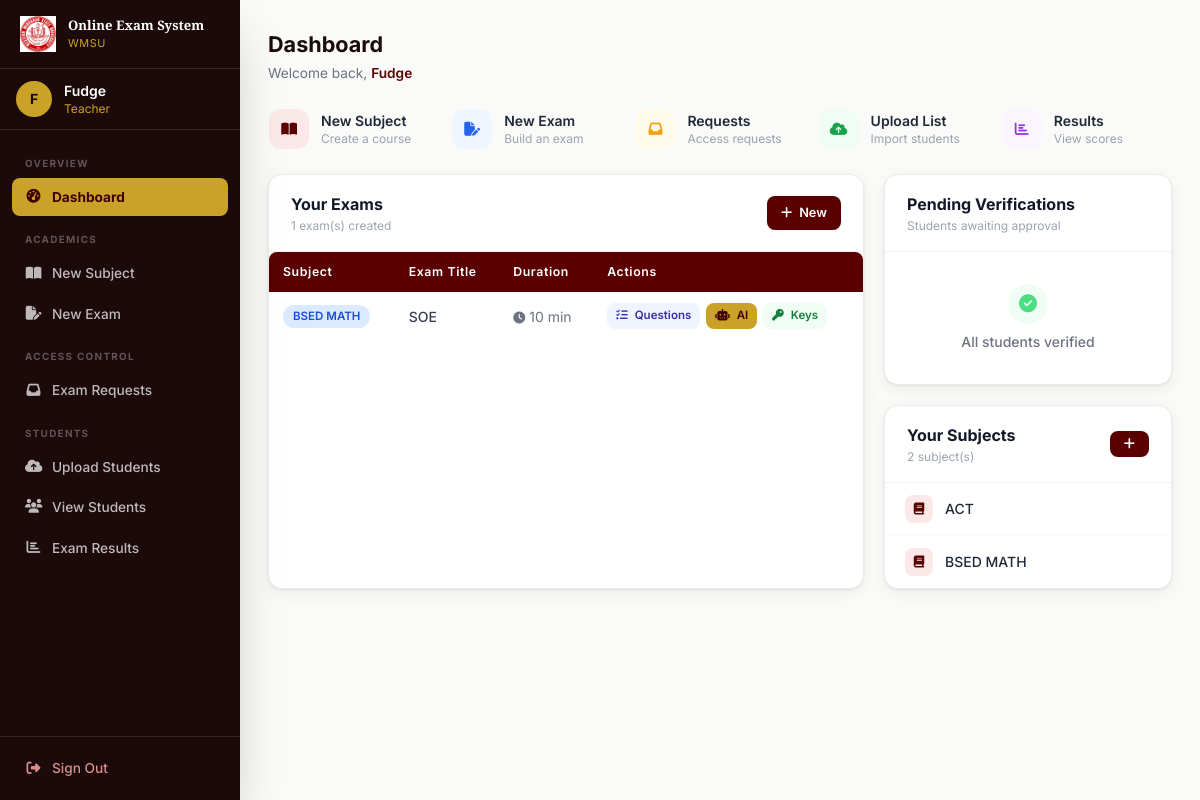
/teacher/dashboard (signed in), run on the app's committed database.
### tables this page shows
CREATE TABLE exams (
        id INTEGER PRIMARY KEY AUTOINCREMENT,
        subject_id INTEGER NOT NULL,
        title TEXT NOT NULL,
        duration INTEGER NOT NULL,
        FOREIGN KEY (subject_id) REFERENCES subjects (id)
    );

CREATE TABLE subjects (
        id INTEGER PRIMARY KEY AUTOINCREMENT,
        subject_name TEXT NOT NULL,
        teacher_id INTEGER NOT NULL,
        FOREIGN KEY (teacher_id) REFERENCES users (id)
    );

### app.py (the view)
@app.route('/teacher/dashboard')
@login_required
@role_required('teacher')
def teacher_dashboard():
    conn = get_db()
    subjects = db_execute(conn, "SELECT * FROM subjects WHERE teacher_id = ?", (session['user_id'],)).fetchall()
    exams = db_execute(conn,
        "SELECT e.*, s.subject_name FROM exams e JOIN subjects s ON e.subject_id = s.id WHERE s.teacher_id = ?",
        (session['user_id'],)).fetchall()
    pending_verifications = db_execute(conn, "SELECT * FROM users WHERE role = 'student' AND is_verified = 0").fetchall()
    pending_requests = db_execute(conn, """
        SELECT r.*, u.name as student_name, u.student_number, e.title as exam_title, s.subject_name
        FROM exam_access_requests r
        JOIN users u ON r.student_id = u.id
        JOIN exams e ON r.exam_id = e.id
        JOIN subjects s ON e.subject_id = s.id
        WHERE s.teacher_id = ? AND r.status = 'pending'
        ORDER BY r.requested_at DESC
    """, (session['user_id'],)).fetchall()
    conn.close()
    return render_template('teacher_dashboard.html',
                           subjects=subjects, exams=exams,
                           pending_verifications=pending_verifications,
                           pending_requests=pending_requests)

### app.py (called while the page is built)
def get_db():
    if USE_POSTGRES:
        conn = psycopg2.connect(DATABASE_URL)
        conn.autocommit = False
        return conn
    else:
        conn = sqlite3.connect('examination.db')
        conn.row_factory = sqlite3.Row
        return conn

def db_cursor(conn):
    if USE_POSTGRES:
        return conn.cursor(cursor_factory=psycopg2.extras.RealDictCursor)
    return conn.cursor()

def db_execute(conn, sql, params=()):
    if USE_POSTGRES:
        sql = sql.replace('?', '%s')
    cur = db_cursor(conn)
    cur.execute(sql, params)
    return cur

def login_required(f):
    @wraps(f)
    def decorated(*args, **kwargs):
        if 'user_id' not in session:
            flash('Please sign in to continue.', 'danger')
            return redirect(url_for('login'))
        return f(*args, **kwargs)
    return decorated

def role_required(role):
    def decorator(f):
        @wraps(f)
        def decorated(*args, **kwargs):
            if session.get('role') != role:
                flash('You do not have permission to access that page.', 'danger')
                return redirect(url_for('dashboard'))
            return f(*args, **kwargs)
        return decorated
    return decorator

### templates/teacher_dashboard.html (shortened to what this page needs)
{% extends "base.html" %}
{% block content %}
<div class="mb-6">
    <h1 class="page-title">Dashboard</h1>
    <p class="page-subtitle">Welcome back, <span class="font-semibold text-maroon-700">{{ session.name }}</span></p>
</div>
<div class="grid grid-cols-2 sm:grid-cols-3 lg:grid-cols-5 gap-3 mb-6">
    <a href="{{ url_for('create_subject') }}" class="stat-card flex items-center gap-3 hover:border-maroon-500 border border-transparent cursor-pointer group transition-all">
        <div class="w-10 h-10 rounded-xl bg-maroon-100 flex items-center justify-center group-hover:bg-maroon-700 transition-colors flex-shrink-0">
            <i class="fas fa-book-open text-maroon-700 group-hover:text-white text-sm transition-colors"></i>
        </div>
        <div class="min-w-0">
            <div class="font-semibold text-sm text-gray-800">New Subject</div>
            <div class="text-xs text-gray-400">Create a course</div>
        </div>
    </a>
    <a href="{{ url_for('create_exam') }}" class="stat-card flex items-center gap-3 hover:border-maroon-500 border border-transparent cursor-pointer group transition-all">
        <div class="w-10 h-10 rounded-xl bg-blue-50 flex items-center justify-center group-hover:bg-blue-600 transition-colors flex-shrink-0">
            <i class="fas fa-file-pen text-blue-600 group-hover:text-white text-sm transition-colors"></i>
        </div>
        <div class="min-w-0">
            <div class="font-semibold text-sm text-gray-800">New Exam</div>
            <div class="text-xs text-gray-400">Build an exam</div>
        </div>
    </a>
    <a href="{{ url_for('exam_requests') }}" class="stat-card flex items-center gap-3 hover:border-maroon-500 border border-transparent cursor-pointer group transition-all relative">
        <div class="w-10 h-10 rounded-xl bg-amber-50 flex items-center justify-center group-hover:bg-amber-500 transition-colors flex-shrink-0">
            <i class="fas fa-inbox text-amber-500 group-hover:text-white text-sm transition-colors"></i>
        </div>
        <div class="min-w-0">
            <div class="font-semibold text-sm text-gray-800">Requests</div>
            <div class="text-xs text-gray-400">Access requests</div>
        </div>
    </a>
    <a href="{{ url_for('upload_students') }}" class="stat-card flex items-center gap-3 hover:border-maroon-500 border border-transparent cursor-pointer group transition-all">
        <div class="w-10 h-10 rounded-xl bg-green-50 flex items-center justify-center group-hover:bg-green-600 transition-colors flex-shrink-0">
            <i class="fas fa-cloud-arrow-up text-green-600 group-hover:text-white text-sm transition-colors"></i>
        </div>
        <div class="min-w-0">
            <div class="font-semibold text-sm text-gray-800">Upload List</div>
            <div class="text-xs text-gray-400">Import students</div>
        </div>
    </a>
    <a href="{{ url_for('view_results') }}" class="stat-card flex items-center gap-3 hover:border-maroon-500 border border-transparent cursor-pointer group transition-all">
        <div class="w-10 h-10 rounded-xl bg-purple-50 flex items-center justify-center group-hover:bg-purple-600 transition-colors flex-shrink-0">
            <i class="fas fa-chart-bar text-purple-600 group-hover:text-white text-sm transition-colors"></i>
        </div>
        <div class="min-w-0">
            <div class="font-semibold text-sm text-gray-800">Results</div>
            <div class="text-xs text-gray-400">View scores</div>
        </div>
    </a>
</div>
<div class="grid grid-cols-1 lg:grid-cols-3 gap-5">
    <div class="lg:col-span-2">
        <div class="card h-full">
            <div class="card-header">
                <div>
                    <h2 class="font-bold text-gray-900 text-base">Your Exams</h2>
                    <p class="text-xs text-gray-400 mt-0.5">{{ exams|length }} exam(s) created</p>
                </div>
                <a href="{{ url_for('create_exam') }}" class="btn btn-primary btn-sm"><i class="fas fa-plus"></i> New</a>
            </div>
            {% if exams %}
            <div class="overflow-x-auto">
                <table class="data-table">
                    <thead>
                        <tr>
                            <th>Subject</th>
                            <th>Exam Title</th>
                            <th>Duration</th>
                            <th>Actions</th>
                        </tr>
                    </thead>
                    <tbody>
                        {% for exam in exams %}
                        <tr>
                            <td><span class="badge badge-blue">{{ exam.subject_name }}</span></td>
                            <td class="font-medium text-gray-800">{{ exam.title }}</td>
                            <td><span class="text-gray-500 text-sm"><i class="fas fa-clock text-xs mr-1"></i>{{ exam.duration }} min</span></td>
                            <td>
                                <div class="flex items-center gap-1.5 flex-wrap">
                                    <a href="{{ url_for('add_questions', exam_id=exam.id) }}" class="btn btn-sm" style="background:#f0f4ff;color:#3730a3;font-size:.72rem;padding:4px 9px"><i class="fas fa-list-check"></i> Questions</a>
                                    <a href="{{ url_for('auto_generate_questions', exam_id=exam.id) }}" class="btn btn-sm btn-gold" style="font-size:.72rem;padding:4px 9px"><i class="fas fa-robot"></i> AI</a>
                                    <a href="{{ url_for('exam_keys', exam_id=exam.id) }}" class="btn btn-sm" style="background:#f0fdf4;color:#15803d;font-size:.72rem;padding:4px 9px"><i class="fas fa-key"></i> Keys</a>
                                </div>
                            </td>
                        </tr>
                        {% endfor %}
                    </tbody>
                </table>
            </div>
            {% endif %}
        </div>
    </div>
    <div class="flex flex-col gap-5">
        <div class="card flex-1">
            <div class="card-header">
                <div>
                    <h2 class="font-bold text-gray-900 text-base">Pending Verifications</h2>
                    <p class="text-xs text-gray-400 mt-0.5">Students awaiting approval</p>
                </div>
            </div>
            <div class="card-body p-0">
                {% if pending_verifications %}
                <div class="divide-y divide-gray-50">
                    {% for student in pending_verifications %}
                    <div class="px-5 py-3 flex items-center justify-between gap-3">
                        <div class="min-w-0">
                            <p class="font-semibold text-sm text-gray-800 truncate">{{ student.name }}</p>
                            <p class="text-xs text-gray-400 truncate">{{ student.email }}</p>
                            <p class="text-xs text-gray-400">#{{ student.student_number }}</p>
                        </div>
                        <a href="{{ url_for('verify_student', user_id=student.id) }}" class="btn btn-success flex-shrink-0" style="font-size:.72rem;padding:5px 10px">
                            <i class="fas fa-check"></i> Verify
                        </a>
                    </div>
                    {% endfor %}
                </div>
                {% else %}
                <div class="text-center py-8 px-4">
                    <div class="w-10 h-10 bg-green-50 rounded-full flex items-center justify-center mx-auto mb-2"><i class="fas fa-circle-check text-green-400 text-lg"></i></div>
                    <p class="text-gray-500 text-sm font-medium">All students verified</p>
                </div>
                {% endif %}
            </div>
        </div>
        <div class="card">
            <div class="card-header">
                <div>
                    <h2 class="font-bold text-gray-900 text-base">Your Subjects</h2>
                    <p class="text-xs text-gray-400 mt-0.5">{{ subjects|length }} subject(s)</p>
                </div>
                <a href="{{ url_for('create_subject') }}" class="btn btn-primary btn-sm"><i class="fas fa-plus"></i></a>
            </div>
            <div class="card-body p-0">
                {% if subjects %}
                <div class="divide-y divide-gray-50">
                    {% for subject in subjects %}
                    <div class="px-5 py-3 flex items-center gap-3">
                        <div class="w-7 h-7 rounded-lg bg-maroon-100 flex items-center justify-center flex-shrink-0">
                            <i class="fas fa-book text-maroon-700 text-xs"></i>
                        </div>
                        <span class="text-sm font-medium text-gray-800 truncate">{{ subject.subject_name }}</span>
                    </div>
                    {% endfor %}
                </div>
                {% else %}
                <div class="text-center py-6 px-4">
                    <p class="text-gray-400 text-sm">No subjects yet</p>
                </div>
                {% endif %}
            </div>
        </div>
    </div>
</div>
{% endblock %}

### templates/base.html (style rules this page uses)
* { box-sizing:border-box }
html { scroll-behavior:smooth }
body { font-family:'Inter',system-ui,sans-serif }
.data-table { width:100%;border-collapse:collapse }
.data-table th { background:#5a0000;color:#fff;padding:11px 14px;text-align:left;font-size:.77rem;font-weight:600;letter-spacing:.05em;white-space:nowrap }
.data-table th:first-child { border-radius:8px 0 0 0 }
.data-table th:last-child { border-radius:0 8px 0 0 }
.data-table td { padding:11px 14px;font-size:.875rem;color:#374151;border-bottom:1px solid #f3f0ee;vertical-align:middle }
.data-table tbody tr { background:#fff;transition:background .15s }
.data-table tbody tr:last-child td { border-bottom:none }
.btn { display:inline-flex;align-items:center;gap:7px;padding:10px 20px;border:none;border-radius:8px;font-size:.875rem;font-weight:600;cursor:pointer;transition:all .2s;font-family:'Inter',sans-serif;text-decoration:none;white-space:nowrap }
.btn-primary { background:#5a0000;color:#fff }
.btn-gold { background:#c9a227;color:#3d0000 }
.btn-sm { padding:7px 14px;font-size:.8rem }
.badge { display:inline-flex;align-items:center;gap:4px;padding:3px 10px;border-radius:20px;font-size:.72rem;font-weight:600 }
.badge-blue { background:#dbeafe;color:#1d4ed8 }
.card { background:#fff;border-radius:14px;box-shadow:0 1px 3px rgba(0,0,0,.08),0 4px 16px rgba(0,0,0,.06);border:1px solid #f0ebe8;overflow:hidden }
.card-header { padding:17px 22px;border-bottom:1px solid #f3f0ee;display:flex;align-items:center;justify-content:space-between;flex-wrap:wrap;gap:10px }
.card-body { padding:22px }
.page-title { font-size:1.35rem;font-weight:700;color:#1a0a0a;margin-bottom:3px }
.page-subtitle { font-size:.855rem;color:#6b7280 }
a { text-decoration:none }

### data on the page
exams: subject_name "BSED MATH", title "SOE", duration "10"
subjects: subject_name "ACT"
subjects: subject_name "BSED MATH"

### other printed values
{{ (session.name or 'U')[0]|upper }} "F"
{{ session.name }} "Fudge"
{{ session.role }} "Teacher"
{{ exams|length }} "1"
{{ subjects|length }} "2"
